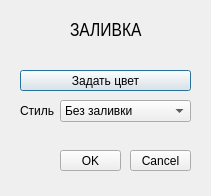
<?xml version="1.0" encoding="UTF-8"?>
<ui version="4.0">
 <class>Dialog_brush</class>
 <widget class="QDialog" name="Dialog_brush">
  <property name="geometry">
   <rect>
    <x>0</x>
    <y>0</y>
    <width>211</width>
    <height>196</height>
   </rect>
  </property>
  <property name="windowTitle">
   <string>Dialog</string>
  </property>
  <widget class="QPushButton" name="pushButton">
   <property name="geometry">
    <rect>
     <x>20</x>
     <y>70</y>
     <width>171</width>
     <height>21</height>
    </rect>
   </property>
   <property name="text">
    <string>Задать цвет</string>
   </property>
  </widget>
  <widget class="QLabel" name="label">
   <property name="geometry">
    <rect>
     <x>20</x>
     <y>100</y>
     <width>51</width>
     <height>21</height>
    </rect>
   </property>
   <property name="text">
    <string>Стиль</string>
   </property>
  </widget>
  <widget class="QComboBox" name="comboBox">
   <property name="geometry">
    <rect>
     <x>60</x>
     <y>100</y>
     <width>131</width>
     <height>22</height>
    </rect>
   </property>
   <item>
    <property name="text">
     <string>Без заливки</string>
    </property>
   </item>
   <item>
    <property name="text">
     <string>Обычная заливка</string>
    </property>
   </item>
   <item>
    <property name="text">
     <string>Плотная заливка 1</string>
    </property>
   </item>
   <item>
    <property name="text">
     <string>Плотная заливка 2</string>
    </property>
   </item>
   <item>
    <property name="text">
     <string>Плотная заливка 3</string>
    </property>
   </item>
   <item>
    <property name="text">
     <string>Плотная заливка 4</string>
    </property>
   </item>
   <item>
    <property name="text">
     <string>Плотная заливка 5</string>
    </property>
   </item>
   <item>
    <property name="text">
     <string>Плотная заливка 6</string>
    </property>
   </item>
   <item>
    <property name="text">
     <string>Плотная заливка 7</string>
    </property>
   </item>
   <item>
    <property name="text">
     <string>Горизонтальная заливка</string>
    </property>
   </item>
   <item>
    <property name="text">
     <string>Вертикальная заливка</string>
    </property>
   </item>
   <item>
    <property name="text">
     <string>Клеточная заливка</string>
    </property>
   </item>
   <item>
    <property name="text">
     <string>Диагольная заливка 1</string>
    </property>
   </item>
   <item>
    <property name="text">
     <string>Диагольная заливка 2</string>
    </property>
   </item>
   <item>
    <property name="text">
     <string>Диагольная заливка 3</string>
    </property>
   </item>
  </widget>
  <widget class="QPushButton" name="pushButton_ok">
   <property name="geometry">
    <rect>
     <x>60</x>
     <y>150</y>
     <width>61</width>
     <height>21</height>
    </rect>
   </property>
   <property name="text">
    <string>OK</string>
   </property>
  </widget>
  <widget class="QPushButton" name="pushbutton_cancel">
   <property name="geometry">
    <rect>
     <x>130</x>
     <y>150</y>
     <width>61</width>
     <height>21</height>
    </rect>
   </property>
   <property name="text">
    <string>Cancel</string>
   </property>
  </widget>
  <widget class="QLabel" name="label_2">
   <property name="geometry">
    <rect>
     <x>70</x>
     <y>10</y>
     <width>151</width>
     <height>41</height>
    </rect>
   </property>
   <property name="font">
    <font>
     <family>Arial Narrow</family>
     <pointsize>14</pointsize>
    </font>
   </property>
   <property name="text">
    <string>ЗАЛИВКА</string>
   </property>
  </widget>
 </widget>
 <resources/>
 <connections/>
</ui>
